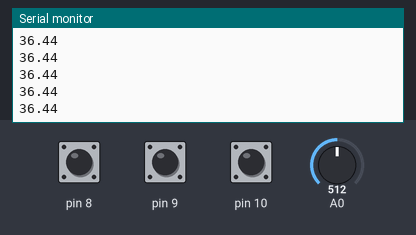
Bench run of a sketch on a simulated Arduino Uno, built with avr-gcc and run on an emulated ATmega328P. Shown: the last lines printed to the serial monitor. Inputs (shaded band) come from the test bench; at power-on: A0 = 512, pin 8 HIGH, pin 9 HIGH, pin 10 HIGH.

Above: at 1.2 s.
1.3 s: A0 set to 716
At 2.4 s:
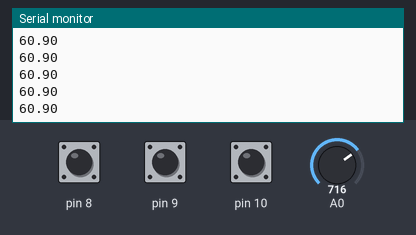
2.8 s: A0 set to 900
At 3.4 s:
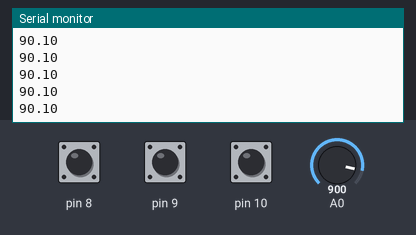
Timing chart, 0 to 5.8 s (numbered marks = the images above; inputs shaded):
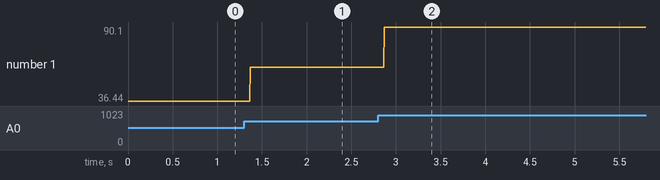

Measured:
- after the input at 1.3 s, the serial monitor: prints a new line after 0.07 s (image 1)
- after the input at 2.8 s, the serial monitor: prints a new line after 0.07 s (image 2)
- plotted number 1: 36.44 → 60.9 after the input at 1.3 s, 60.9 → 90.1 after the input at 2.8 s

The sketch:

ON403PP.pde
```cpp
#include <Wire.h>
#include <Sensing.h>
#include <Packet.h>
/*
PreDefines|	PacketType	| DataType
TYPEBOOL	1			  Bool
TYPEINT		2			  Int
TYPEFLOAT	3			  Float
TYPELONG	4			  Long int
TYPEBYTE	5			  Byte
TYPETIME	6			  unsigned long
*/

// User Section: Defines ---------- ---------- ---------- ----------
#define PACKET_TYPE 3			// Use the above table as reference
#define DATA_TYPE	float

#define DATA_UNIT	"deg C"		// 5 char max

#define ADDRESS_TYPE	false	// True = Preset, False = pin based
#define ADDRESS			2		// Preset Value
#define ADDRESS_PINS	8,9,10	// Digital Pins to Address off of
// ---------- ---------- ---------- ---------- ---------- ----------

Packet<DATA_TYPE> g_packet;

unsigned long g_timeout;
int g_stage;

// User Section: Sensor Setup	    ---------- ---------- ----------
void input()
{

	float adc_raw = analogRead(0);

	//double xl_calc = (double) 4.0715 + (double) pow(e, double((double)0.0033 * (double)adc_raw));
	//double xl_calc = (double) 9.1926 * ((double) pow(e, double((double)0.0027 * (double)adc_raw)));

	// y = 0.0001x2 - 0.0029x + 11.709
	float xl_calc = 0.0001*adc_raw*adc_raw - 0.0029*adc_raw + 11.709;

	Serial.println(xl_calc);
	g_packet.SetReading(xl_calc);
	g_packet.SetStatus(true);
}
// ---------- ---------- ---------- ---------- ---------- ----------

void setup()
{
#if ADDRESS_TYPE
	SensingNodePreset(ADDRESS);
#else
	SensingNodeAddress(ADDRESS_PINS);
#endif
	g_packet.SetUnit(DATA_UNIT);
	Serial.begin(9600);
}

void loop()
{
	input();
}

//////////////////////////////////////////////////////////////////////////
// Packet Sender
void SendPacket()
{
	// Tell hub the datatype
	if (g_stage == 0){
		Wire.send( PACKET_TYPE );
		g_timeout = millis() + 100;

		// IF TYPENUL, do not stage
		if (PACKET_TYPE != TYPENULL)
			g_stage = 1;
	}
	// Tell hub data
	else if (g_stage == 1)
	{
		if (g_timeout > millis())
			Wire.send((uint8_t *)&g_packet, sizeof(g_packet));
		g_stage = 0;
	}
	// Tell Hub no data
	else if (g_stage == 3)
	{
		Wire.send( TYPENULL );
	}
}
// Initializer: Preset Address
void SensingNodePreset(unsigned int addr)
{
	g_stage = 0;
	Wire.begin((int)addr);
	Wire.onRequest( SendPacket );
}
// Initializer: Pin Based Address
void SensingNodeAddress(unsigned int pin0, unsigned int pin1, unsigned int pin2)
{
	g_stage = 0;
	// Activate Pins
	pinMode(pin0, INPUT);
	pinMode(pin1, INPUT);
	pinMode(pin2, INPUT);

	//activate internal pullup resistors
	digitalWrite(pin0, HIGH);
	digitalWrite(pin1, HIGH);
	digitalWrite(pin2, HIGH);

	bool p0 = digitalRead(pin0), p1 = digitalRead(pin1), p2 = digitalRead(pin2);

	unsigned int plugAddr=0;

	if (!digitalRead(pin0))
		plugAddr += 1;

	if(!digitalRead(pin1))
		plugAddr += 2;

	if(!digitalRead(pin2))
		plugAddr += 4;

	Serial.print("[pinAddr]: ");
	Serial.println(plugAddr);

	Wire.begin((int)plugAddr + I2C_ADDRESS_BASE);
	Wire.onRequest( SendPacket );
}
```
